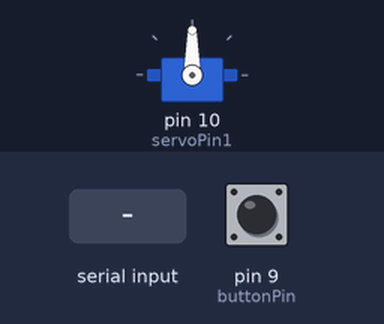
Recording of a sketch running on a simulated Arduino Uno, built with avr-gcc and run on an emulated ATmega328P. Parts: servo. Inputs (shaded band) come from the test bench; at power-on: pin 9 (buttonPin) HIGH.

Above: at 1.2 s.
1.3 s: byte 3 (3) received over Serial
At 2.0 s:
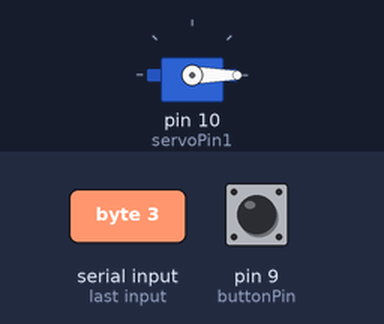
Timing chart, 0 to 4.3 s (numbered marks = the images above; inputs shaded):
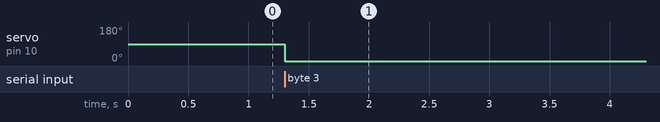

The sketch:

experiement_3.ino
```cpp
/*********************************
*         Roxanne Henry          *
*          DGIF 6037             *
*  Using a lot of default servo  *
*   code here. Not a lot needed  *
*        to be changed.          *
**********************************/

#include <Servo.h>

int buttonPin = 9;
int buttonState;

int incomingByte;
int servoPin1 = 10;           //Pin that the servo is attached to.
int moveRate = 2;        //the time between updates in milliseconds
int minAngle = 0;     //sets the low point of the movement range
int maxAngle = 90;   //sets the high point of the movement range
int moveIncrement = 1;    // how much to move the motor each cycle
int servoAngle1;

long lastTimeYouMoved1;

bool shouldBeMoving = false; //toggle to turn the servo moving off and on

Servo servo1;  // create the Servo object

void setup() {
 Serial.begin(9600);             // initialize serial communication

 pinMode(buttonPin, INPUT_PULLUP);   //set the pin to be an input and and turn on the pullup resistor

 servo1.attach(servoPin1);  //attach the servo to the corresponding control pin
 servoAngle1=minAngle;
}

void loop() {
 buttonState = digitalRead(buttonPin);  //read the value on the pin and store it in the variable

 if(buttonState == HIGH && shouldBeMoving){ //if the button is pressed, stop the servo
  shouldBeMoving = false;
 }


 if (Serial.available() > 0) {   // see if there's incoming serial data
   incomingByte = Serial.read(); // read it and if it's 1, set the boolean
   if(incomingByte == 3){

      shouldBeMoving = true;
   }
 }
 if (shouldBeMoving) { //if info was received from the serial port and button not pressed...
      if(millis()-lastTimeYouMoved1>=moveRate) //this very simple statement is the timer,
      {                                          //it subtracts the value of the moment in time the last blink happened, and sees if that number is larger than your set blinking value

        servo1.write(servoAngle1); //move the servo by the increment

        servoAngle1 += moveIncrement; //continue to increment

          if (servoAngle1 <= minAngle || servoAngle1 >= maxAngle) //if max or min angle, change directions
          {
            moveIncrement = -moveIncrement;
          }

        lastTimeYouMoved1 = millis();            //save the value in time that this switch occured, so we can use it again.

      }
  }
}
```

Measured:
- after the input at 1.3 s, servo on pin 10 (servoPin1): 90° → 0° at once
